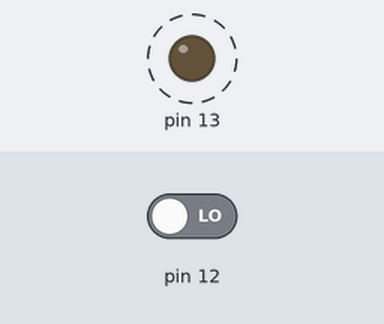
The sketch below on a simulated Arduino Uno, built with avr-gcc and run on an emulated ATmega328P. Shown: output pins drawn as LEDs (lit = HIGH). Dashed ring = blinking. The inputs (shaded band) are chosen by the test bench; at power-on: pin 12 LOW.

Above: at 2.8 s.
2.9 s: pin 12 driven HIGH
Timing chart, 0 to 10.5 s (numbered marks = the images above; inputs shaded):
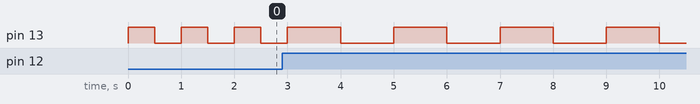

Measured:
- after the input at 2.9 s, pin 13: alternates HIGH for 1.0 s and LOW for 1.0 s, starting after 1.1 s
- by itself, pin 13: alternates HIGH for 0.50 s and LOW for 0.50 s

The sketch:

LED_push_button.ino
```cpp
void setup()
{
  pinMode(13, OUTPUT);
  pinMode(12, INPUT);
}

void loop()
{
  if(digitalRead(12) == HIGH){
    digitalWrite(13, HIGH);
    delay(1000); // Wait for 1000 millisecond(s)
    digitalWrite(13, LOW);
    delay(1000); // Wait for 1000 millisecond(s)
  }
  else {
    digitalWrite(13, HIGH);
    delay(500); // Wait for 1000 millisecond(s)
    digitalWrite(13, LOW);
    delay(500); // Wait for 1000 millisecond(s)
  }
}
```
